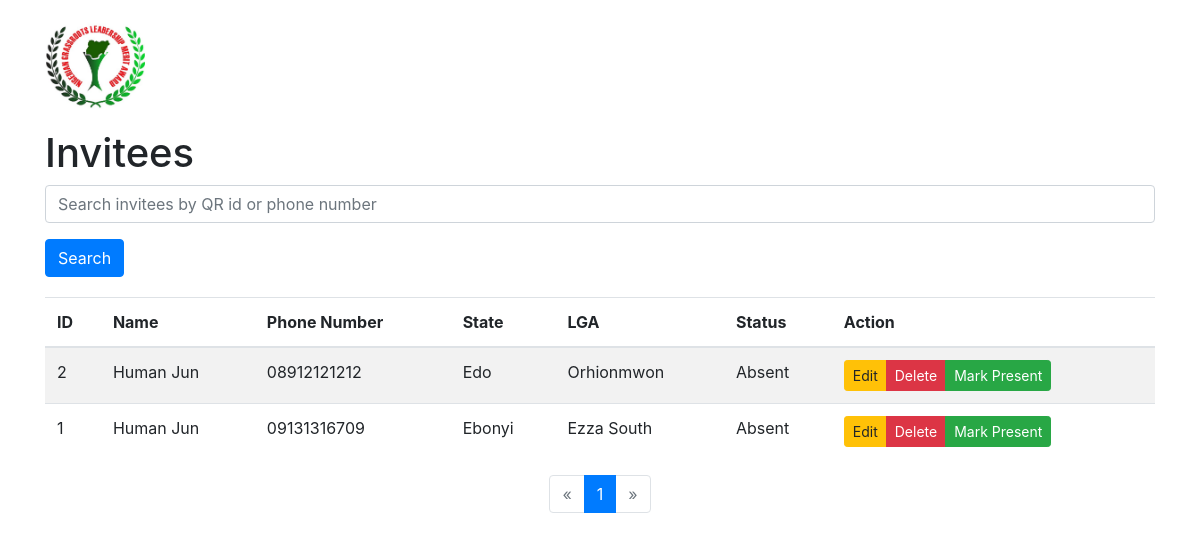
The page /manage_invitee (signed in) on the database its author committed.
### app.py (models this page shows)
class Invitee(db.Model):
    id = db.Column(db.Integer, primary_key=True)
    name = db.Column(db.String(100), nullable=True)
    email = db.Column(db.String(100), nullable=True)
    phone_number = db.Column(db.String(15), unique=True, nullable=False)
    state = db.Column(db.String(100), nullable=True)
    lga = db.Column(db.String(100), nullable=True)
    position = db.Column(db.String(50), nullable=False)
    deleted = db.Column(db.Boolean, default=False)
    qr_code_path = db.Column(db.String(200), nullable=True)
    confirmed = db.Column(db.String(20), default='Absent')  # New field to track confirmation

### app.py (the view)
@app.route('/manage_invitee', methods=['POST','GET'])
@login_required
def manage_invitee():
    if not current_user.is_admin:
        flash('You do not have access to this page.', 'danger')
        return redirect(url_for('login'))
    search = request.args.get('search', '', type=str)
    page = request.args.get('page', 1, type=int)
    per_page = 10
    if search:
        invitees_query = Invitee.query.filter(
            (Invitee.id.ilike(f'%{search}%')) |
            (Invitee.phone_number.ilike(f'%{search}%'))
        )
        if not search:
            flash('Invitee not found', 'danger')
    else:
        invitees_query = Invitee.query
    pagination = invitees_query.order_by(Invitee.id.desc()).paginate(page=page, per_page=per_page, error_out=False)
    invitees = pagination.items
    return render_template('del_inv.html', invitees=invitees, pagination=pagination, search=search)

### app.py (called while the page is built)
@login_manager.user_loader
def load_user(admin_id):
    return Admin.query.get(int(admin_id))

### templates/del_inv.html (shortened to what this page needs)
<!DOCTYPE html>
<html lang="en">
<head>
    <link rel="stylesheet" href="https://maxcdn.bootstrapcdn.com/bootstrap/4.5.2/css/bootstrap.min.css">
</head>
<body>
    <div class="container">
        <header>
            <img src="{{ url_for('static', filename='images/logo.png') }}" alt="Logo">
        </header>
        <h1>Invitees</h1>
        <form method="GET" action="{{ url_for('manage_invitee') }}">
            <div class="form-group">
                <input type="text" name="search" class="form-control" placeholder="Search invitees by QR id or phone number" value="{{ request.args.get('search', '') }}">
            </div>
            <button type="submit" class="btn btn-primary">Search</button>
        </form>
        <div class="table-container">
            <table class="table table-striped">
                <thead>
                    <tr>
                        <th>ID</th>
                        <th>Name</th>
                        <th>Phone Number</th>
                        <th>State</th>
                        <th>LGA</th>
                        <th>Status</th>
                        <th>Action</th>
                    </tr>
                </thead>
                <tbody>
                    {% for invitee in invitees %}
                        <tr>
                            <td>{{ invitee.id }}</td>
                            <td>{{ invitee.name }}</td>
                            <td>{{ invitee.phone_number }}</td>
                            <td>{{ invitee.state }}</td>
                            <td>{{ invitee.lga }}</td>
                            <td>{{ invitee.confirmed }}</td>
                            <td>
                                <div class="btn-group">
                                    <button class="btn btn-sm btn-warning" onclick="editInvitee('{{ invitee.id }}')">Edit</button>
                                    <button class="btn btn-sm btn-danger" onclick="deleteInvitee('{{ invitee.id }}')">Delete</button>
                                    <button class="btn btn-sm btn-success" onclick="markPresent('{{ invitee.id }}')">Mark Present</button>
                                </div>
                            </td>
                        </tr>
                    {% endfor %}
                </tbody>
            </table>
            <nav aria-label="Page navigation">
                <ul class="pagination">
                    {% if pagination.has_prev %}
                        <li class="page-item">
                            <a class="page-link" href="{{ url_for('show_invitees', page=pagination.prev_num, search=request.args.get('search', '')) }}" aria-label="Previous">
                                <span aria-hidden="true">&laquo;</span>
                                <span class="sr-only">Previous</span>
                            </a>
                        </li>
                    {% else %}
                        <li class="page-item disabled">
                            <a class="page-link" href="#" aria-label="Previous">
                                <span aria-hidden="true">&laquo;</span>
                            </a>
                        </li>
                    {% endif %}
                    {% for page_num in pagination.iter_pages() %}
                        {% if page_num %}
                            {% if page_num == pagination.page %}
                                <li class="page-item active">
                                    <a class="page-link" href="#">{{ page_num }} <span class="sr-only">(current)</span></a>
                                </li>
                            {% else %}
                                <li class="page-item">
                                    <a class="page-link" href="{{ url_for('manage_invitee', page=page_num, search=request.args.get('search', '')) }}">{{ page_num }}</a>
                                </li>
                            {% endif %}
                        {% else %}
                            <li class="page-item disabled"><a class="page-link" href="#">...</a></li>
                        {% endif %}
                    {% endfor %}
                    {% if pagination.has_next %}
                        <li class="page-item">
                            <a class="page-link" href="{{ url_for('manage_invitee', page=pagination.next_num, search=request.args.get('search', '')) }}" aria-label="Next">
                                <span aria-hidden="true">&raquo;</span>
                                <span class="sr-only">Next</span>
                            </a>
                        </li>
                    {% else %}
                        <li class="page-item disabled">
                            <a class="page-link" href="#" aria-label="Next">
                                <span aria-hidden="true">&raquo;</span>
                            </a>
                        </li>
                    {% endif %}
                </ul>
            </nav>
        </div>
    </div>
</body>
</html>

### templates/del_inv.html (style rules this page uses)
.container { margin-top: 20px; }
header img { max-width: 100px; margin-bottom: 20px; }
.table-container { margin-top: 20px; }
.pagination { justify-content: center; }

### rows shown on the page
Invitee: id "2", name "Human Jun", phone_number "08912121212", state "Edo", lga "Orhionmwon", confirmed "Absent"
Invitee: id "1", name "Human Jun", phone_number "09131316709", state "Ebonyi", lga "Ezza South", confirmed "Absent"

### other values the page prints
{{ page_num }} "1"
